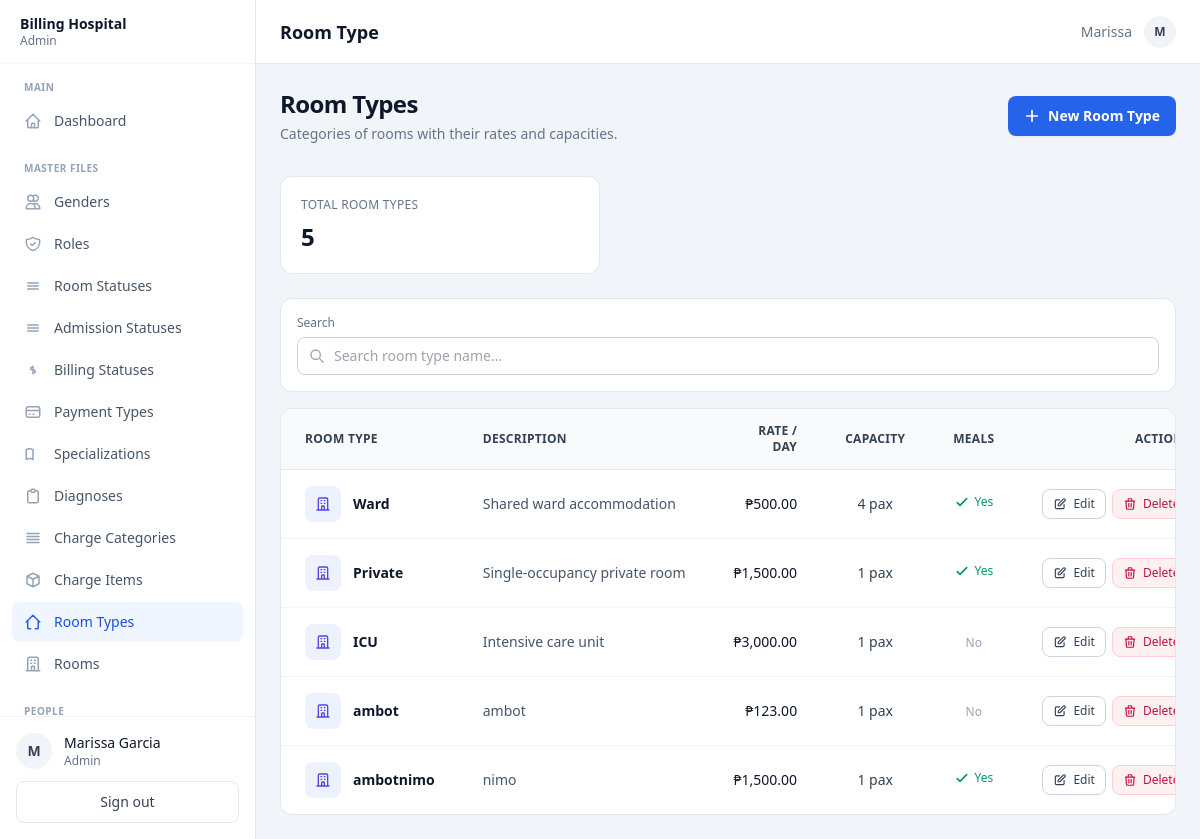
The page /index.php?page=room-type (signed in) on the database its author committed.
### tables this page shows
CREATE TABLE `room_type` (
  `room_type_id` int(11) NOT NULL,
  `room_type_name` varchar(100) NOT NULL,
  `description` varchar(255) DEFAULT NULL,
  `rate_per_day` decimal(10,2) NOT NULL DEFAULT 0.00,
  `capacity` int(11) NOT NULL,
  `includes_meals` tinyint(1) NOT NULL DEFAULT 0,
  `created_at` datetime NOT NULL DEFAULT current_timestamp(),
  `is_active` tinyint(1) NOT NULL DEFAULT 1
);

### index.php (called while the page is built, shortened)
<?php
$currentUser = $_SESSION['user'];
$roleId      = (int)$currentUser['role_id'];
$layout = match ($roleId) {
    1 => 'admin',
    2 => 'doctor',
    3 => 'nurse',
    4 => 'cashier',
    default => 'admin',
};
require __DIR__ . '/views/layouts/' . $layout . '.php';

### controllers/RoomTypeController.php (called while the page is built, shortened)
<?php
class RoomTypeController
{
    private PDO $pdo;
    public function __construct(PDO $pdo) { $this->pdo = $pdo; }
    public function getAll(): array
    {
        return $this->pdo->query(
            'SELECT room_type_id, room_type_name, description, rate_per_day,
                    capacity, includes_meals, created_at
             FROM `room_type`
             ORDER BY room_type_id'
        )->fetchAll();
    }
}

### views/admin/room-type.php (the view, shortened to what this page needs)
<?php
require_once __DIR__ . '/../../controllers/RoomTypeController.php';
$roomTypes = (new RoomTypeController($pdo))->getAll();
$totalRoomTypes = count($roomTypes);
?>
<div class="mb-8 flex flex-col sm:flex-row sm:items-center sm:justify-between gap-4">
    <div>
        <h1 class="text-2xl font-bold text-slate-900 tracking-tight">Room Types</h1>
        <p class="mt-1 text-sm text-slate-500">Categories of rooms with their rates and capacities.</p>
    </div>
    <button type="button" id="openCreateBtn"
            class="inline-flex items-center justify-center gap-2 rounded-lg bg-blue-600 px-4 py-2.5 text-sm font-semibold text-white shadow-sm hover:bg-blue-700">
        <svg class="w-4 h-4" fill="none" viewBox="0 0 24 24" stroke="currentColor" stroke-width="2.5">
            <path stroke-linecap="round" stroke-linejoin="round" d="M12 4v16m8-8H4"/>
        </svg>
        New Room Type
    </button>
</div>
<div class="bg-white rounded-xl border border-slate-200 p-5 mb-6 max-w-xs">
    <p class="text-xs font-medium text-slate-500 uppercase tracking-wide">Total Room Types</p>
    <p class="mt-2 text-2xl font-bold text-slate-900"><?= $totalRoomTypes ?></p>
</div>
<div class="bg-white rounded-xl border border-slate-200 p-4 mb-4">
    <div class="flex flex-col sm:flex-row sm:items-end gap-3">
        <div class="flex-1">
            <label class="block text-xs font-medium text-slate-500 mb-1.5">Search</label>
            <div class="relative">
                <input type="text" id="filterSearch" placeholder="Search room type name…"
                       class="w-full rounded-lg border border-slate-300 pl-9 pr-3 py-2 text-sm
                              focus:outline-none focus:ring-2 focus:ring-blue-500 focus:border-blue-500">
            </div>
        </div>
    </div>
</div>
<div class="bg-white rounded-xl border border-slate-200 overflow-hidden">
    <div class="overflow-x-auto">
        <table class="min-w-full text-sm">
            <thead class="bg-slate-50 border-b border-slate-200">
                <tr>
                    <th class="text-left px-6 py-3.5 font-semibold text-slate-700 text-xs uppercase tracking-wide">Room Type</th>
                    <th class="text-left px-6 py-3.5 font-semibold text-slate-700 text-xs uppercase tracking-wide">Description</th>
                    <th class="text-right px-6 py-3.5 font-semibold text-slate-700 text-xs uppercase tracking-wide">Rate / Day</th>
                    <th class="text-center px-6 py-3.5 font-semibold text-slate-700 text-xs uppercase tracking-wide">Capacity</th>
                    <th class="text-center px-6 py-3.5 font-semibold text-slate-700 text-xs uppercase tracking-wide">Meals</th>
                    <th class="text-right px-6 py-3.5 font-semibold text-slate-700 text-xs uppercase tracking-wide">Actions</th>
                </tr>
            </thead>
            <tbody class="divide-y divide-slate-100">
                <?php foreach ($roomTypes as $rt): ?>
                    <tr class="hover:bg-slate-50 room-type-row"
                        data-search="<?= htmlspecialchars(strtolower($rt['room_type_name'] . ' ' . ($rt['description'] ?? ''))) ?>">
                        <td class="px-6 py-4">
                            <div class="flex items-center gap-3">
                                <div class="w-9 h-9 rounded-lg bg-indigo-50 text-indigo-600 flex items-center justify-center shrink-0">
                                    <svg class="w-4 h-4" fill="none" viewBox="0 0 24 24" stroke="currentColor" stroke-width="2">
                                        <path stroke-linecap="round" stroke-linejoin="round" d="M19 21V5a2 2 0 00-2-2H7a2 2 0 00-2 2v16m14 0h2m-2 0h-5m-9 0H3m2 0h5M9 7h1m-1 4h1m4-4h1m-1 4h1m-5 10v-5a1 1 0 011-1h2a1 1 0 011 1v5m-4 0h4"/>
                                    </svg>
                                </div>
                                <div class="min-w-0">
                                    <p class="font-semibold text-slate-900 truncate"><?= htmlspecialchars($rt['room_type_name']) ?></p>
                                </div>
                            </div>
                        </td>
                        <td class="px-6 py-4 text-slate-600 max-w-xs">
                            <p class="truncate"><?= htmlspecialchars($rt['description'] ?? '—') ?></p>
                        </td>
                        <td class="px-6 py-4 text-right font-medium text-slate-900 whitespace-nowrap">
                            ₱<?= number_format((float)$rt['rate_per_day'], 2) ?>
                        </td>
                        <td class="px-6 py-4 text-center text-slate-700">
                            <?= (int)$rt['capacity'] ?> pax
                        </td>
                        <td class="px-6 py-4 text-center">
                            <?php if ((int)$rt['includes_meals'] === 1): ?>
                                <span class="inline-flex items-center gap-1 text-emerald-600 text-xs font-medium">
                                    <svg class="w-4 h-4" fill="none" viewBox="0 0 24 24" stroke="currentColor" stroke-width="2.5">
                                        <path stroke-linecap="round" stroke-linejoin="round" d="M5 13l4 4L19 7"/>
                                    </svg>
                                    Yes
                                </span>
                            <?php else: ?>
                                <span class="text-xs font-medium text-slate-400">No</span>
                            <?php endif; ?>
                        </td>
                        <td class="px-6 py-4 text-right whitespace-nowrap">
                            <div class="inline-flex items-center gap-1.5">
                                <button type="button"
                                        class="edit-btn inline-flex items-center gap-1.5 rounded-lg border border-slate-300 bg-white px-2.5 py-1.5 text-xs font-medium text-slate-700 hover:bg-slate-50 hover:border-slate-400"
                                        data-room-type='<?= htmlspecialchars(json_encode($rt), ENT_QUOTES, "UTF-8") ?>'>
                                    <svg class="w-3.5 h-3.5" fill="none" viewBox="0 0 24 24" stroke="currentColor" stroke-width="2">
                                        <path stroke-linecap="round" stroke-linejoin="round" d="M11 5H6a2 2 0 00-2 2v11a2 2 0 002 2h11a2 2 0 002-2v-5m-1.414-9.414a2 2 0 112.828 2.828L11.828 15H9v-2.828l8.586-8.586z"/>
                                    </svg>
                                    Edit
                                </button>
                                <button type="button"
                                        class="delete-btn inline-flex items-center gap-1.5 rounded-lg border border-rose-200 bg-rose-50 px-2.5 py-1.5 text-xs font-medium text-rose-700 hover:bg-rose-100 hover:border-rose-300"
                                        data-room-type-id="<?= (int)$rt['room_type_id'] ?>"
                                        data-room-type-name="<?= htmlspecialchars($rt['room_type_name']) ?>">
                                    <svg class="w-3.5 h-3.5" fill="none" viewBox="0 0 24 24" stroke="currentColor" stroke-width="2">
                                        <path stroke-linecap="round" stroke-linejoin="round" d="M19 7l-.867 12.142A2 2 0 0116.138 21H7.862a2 2 0 01-1.995-1.858L5 7m5 4v6m4-6v6m1-10V4a1 1 0 00-1-1h-4a1 1 0 00-1 1v3M4 7h16"/>
                                    </svg>
                                    Delete
                                </button>
                            </div>
                        </td>
                    </tr>
                <?php endforeach; ?>
            </tbody>
        </table>
    </div>
</div>

### rows shown on the page
room_type: room_type_name "Ward", description "Shared ward accommodation", rate_per_day "500.00", capacity "4", includes_meals 1 (drawn)
room_type: room_type_name "Private", description "Single-occupancy private room", rate_per_day "1,500.00", capacity "1", includes_meals 1 (drawn)
room_type: room_type_name "ICU", description "Intensive care unit", rate_per_day "3,000.00", capacity "1", includes_meals "No"
room_type: room_type_name "ambot", description "ambot", rate_per_day "123.00", capacity "1", includes_meals "No"
room_type: room_type_name "ambotnimo", description "nimo", rate_per_day "1,500.00", capacity "1", includes_meals 1 (drawn)

### other values the page prints
$currentUser['role_name'] "Admin"
$sectionName "MAIN"
$item['label'] "Dashboard"
$sectionName "MASTER FILES"
$item['label'] "Genders"
$item['label'] "Roles"
$item['label'] "Room Statuses"
$item['label'] "Admission Statuses"
$item['label'] "Billing Statuses"
$item['label'] "Payment Types"
$item['label'] "Specializations"
$item['label'] "Diagnoses"
$item['label'] "Charge Categories"
$item['label'] "Charge Items"
$item['label'] "Room Types"
